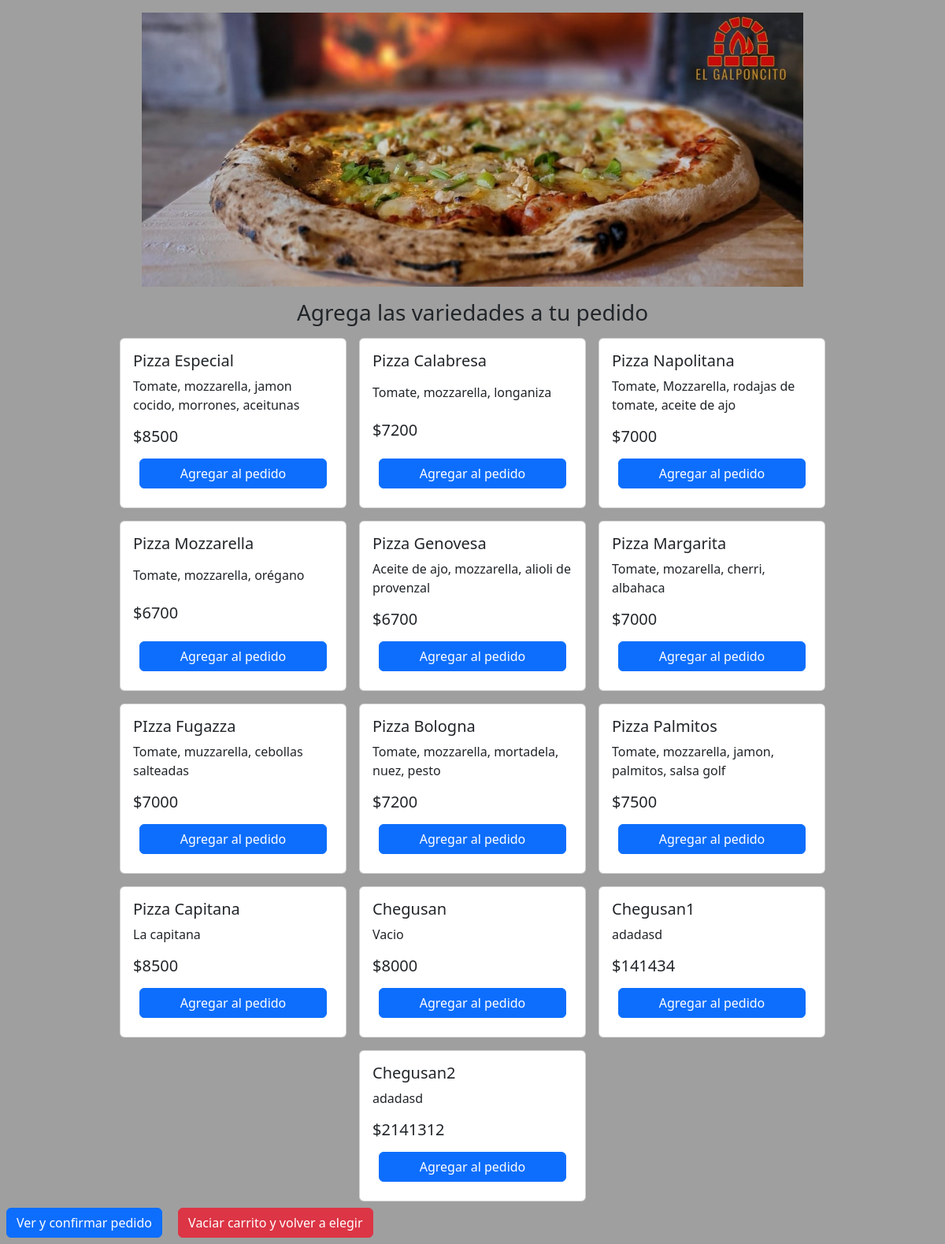
The app's page /, older data.
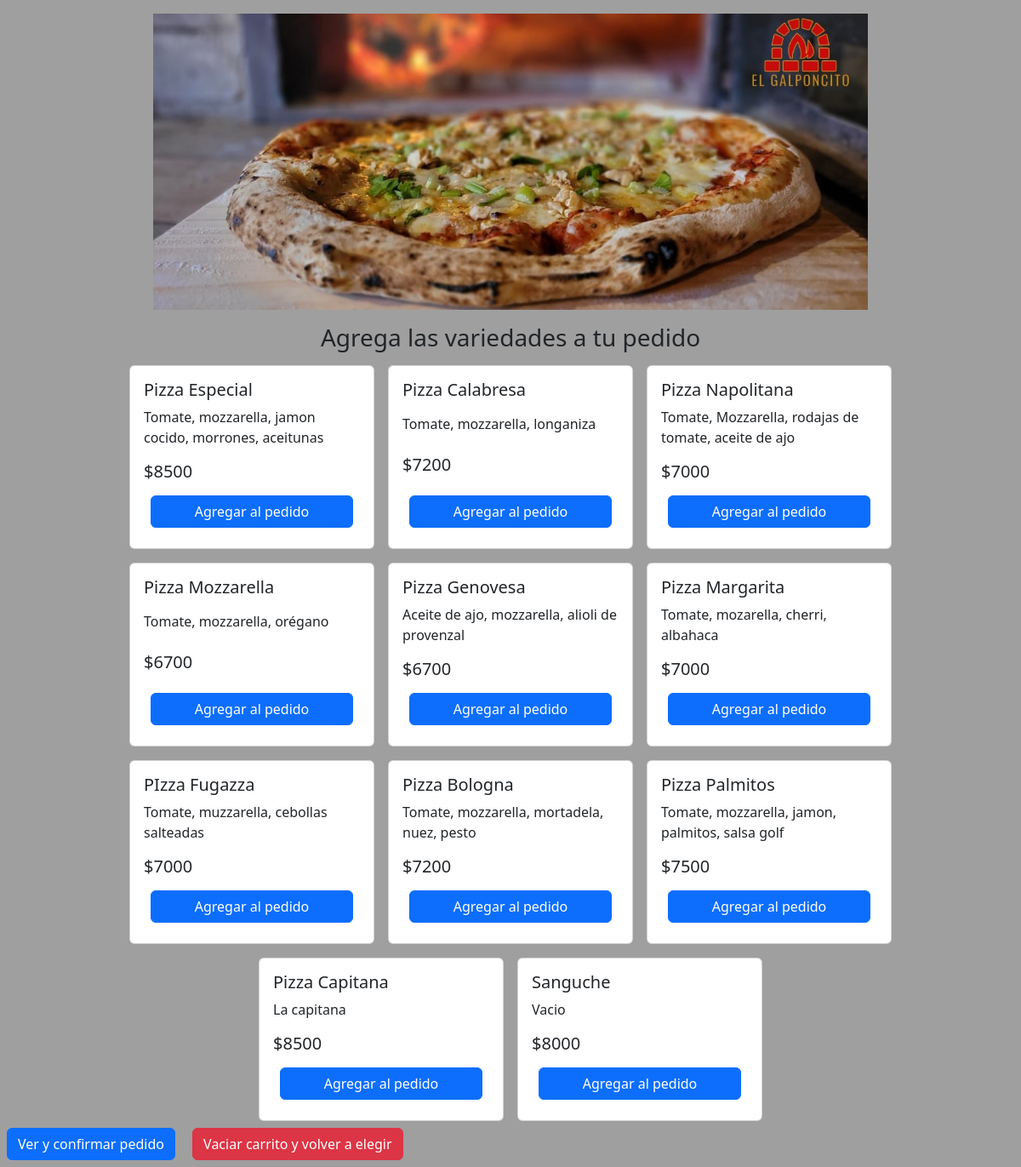
The same page, newer data.
### productos/models.py (models this page shows, shortened)
class Producto(models.Model):
    nombre = models.CharField(max_length=75)
    descripcion = models.CharField(max_length=200)
    precio = models.IntegerField()
    disponible = models.BooleanField()
    masasxunidad = models.DecimalField(decimal_places=1, max_digits=4)

### cliente/views.py (the view)
# urls.py: path('', views.cliente, name='Cliente'),
def cliente(request):
    productos = Producto.objects.all()
    return render(request, 'cliente/cliente.html', {'productos': productos})

### templates/cliente/cliente.html (shortened to what this page needs)
<!DOCTYPE html>
<html lang="en">
<head>
    {% load static %}
    <link href="https://cdn.jsdelivr.net/npm/bootstrap@5.3.3/dist/css/bootstrap.min.css" rel="stylesheet">
    <link rel="stylesheet" type="text/css" href={% static "css/cliente_styles.css" %} />
</head>
<body>
    <header class="text-center my-3">
        <img src={% static 'img/logo.jpg' %} class="img-fluid" alt="Logo de la Pizzería">
        <h3>Agrega las variedades a tu pedido</h3>
    </header>
    <div id="productos">
        {% for producto in productos %}
        <div class="card" style="width: 18rem;">
            <div class="card-body">
                <h5 class="card-title">{{ producto.nombre }}</h5>
                <p class="card-text">{{ producto.descripcion }}</p>
                <h5 class="card-text">${{ producto.precio }} </h5>
                <button class="btn btn-primary" onclick="agregarProducto('{{ producto.id }}', '{{ producto.nombre }}', '{{ producto.precio }}')">Agregar al pedido</button>
            </div>
        </div>
        {% endfor %}
    </div>
    <div>
    <a class="btn btn-primary" href="form_cliente/">Ver y confirmar pedido</a>
    <a class="btn btn-danger" onclick='vaciarCarrito()'>Vaciar carrito y volver a elegir</a>
    </div>
</body>
</html>

Row changes from the older to the newer data that the page shows:
removed Producto: nombre "Chegusan1", descripcion "adadasd", precio "141434"
removed Producto: nombre "Chegusan2", descripcion "adadasd", precio "2141312"
changed Producto "Vacio": nombre "Chegusan" → "Sanguche"
